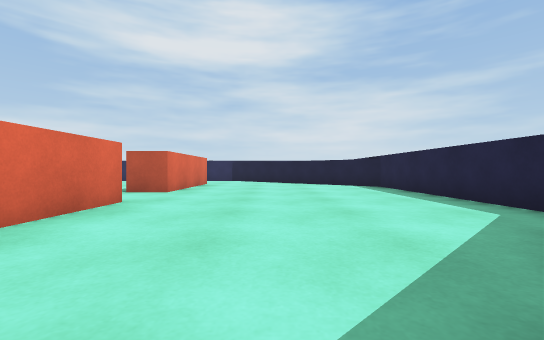
view 1 (above)

23 first-person views from a walk through a Unity game level. The camera is 0.54 m above the floor, looks level and sees 90° across. The floor is counted in squares, 1 m on a side. Each view is taken from the middle of a square. On the plan, view 1 faces up. The plan holds only what a view shows up to about 9 squares ahead; the rest is blank.

view 2
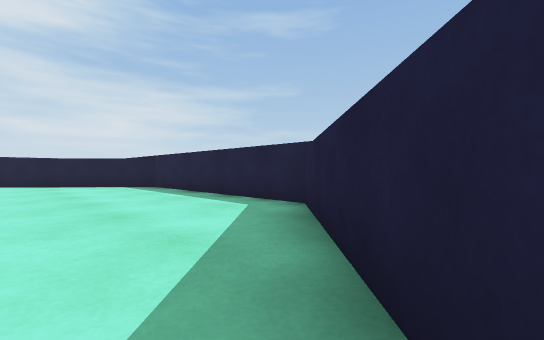

view 3
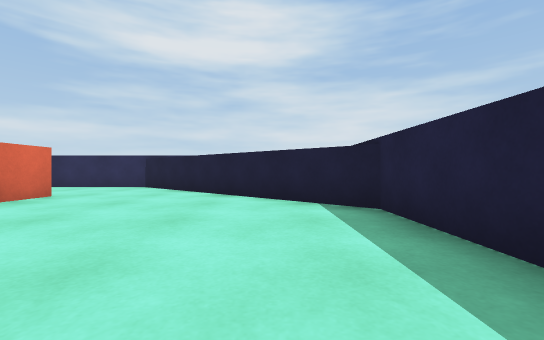

view 4
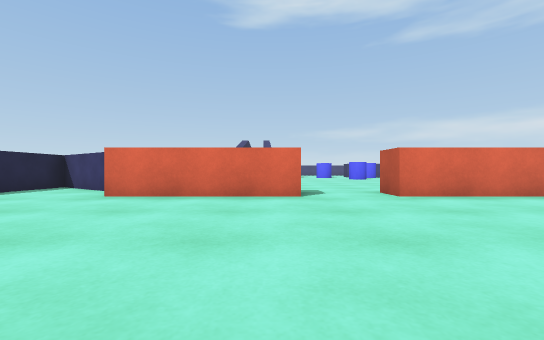

view 5
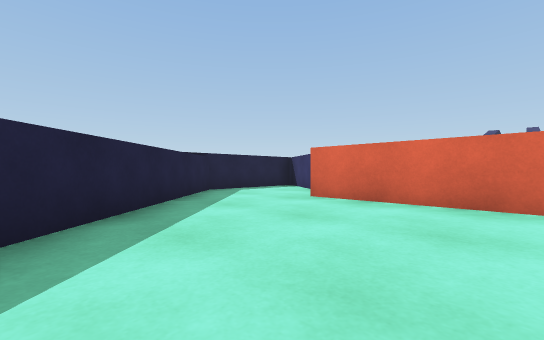

view 6
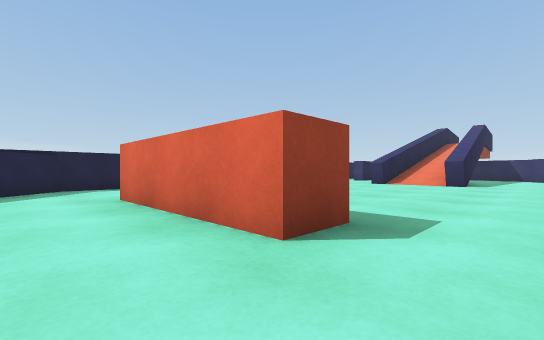

view 7
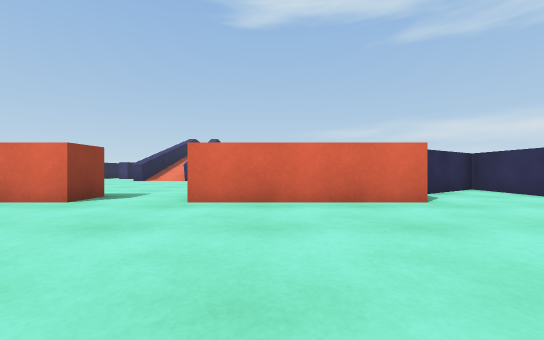

view 8
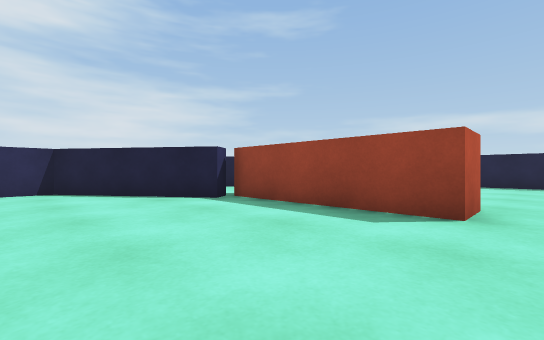

view 9
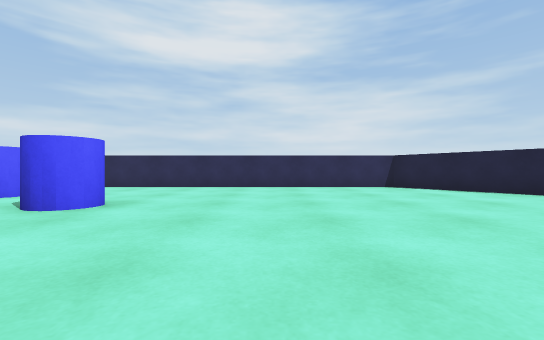

view 10
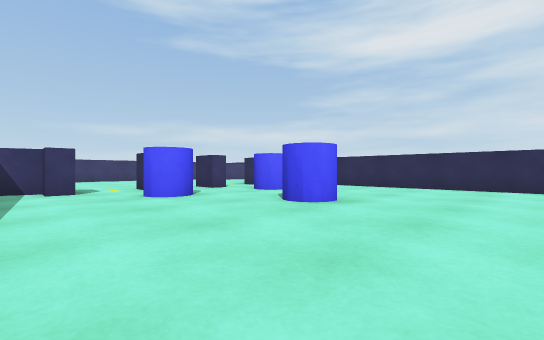

view 11
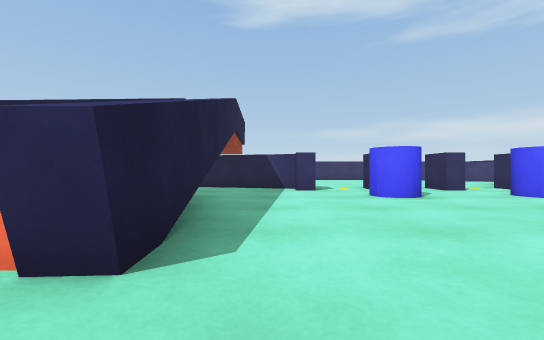

view 12
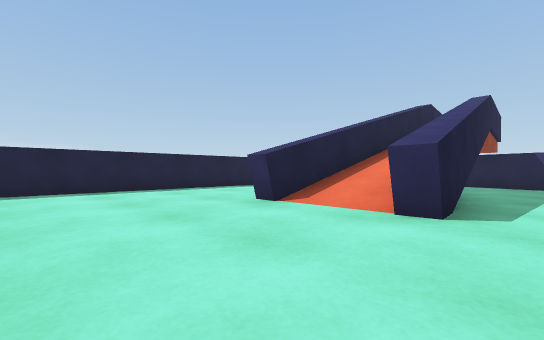

view 13
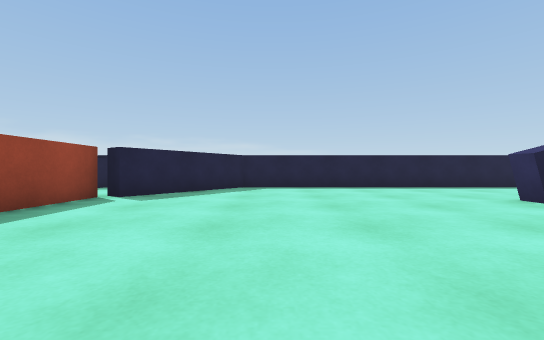

view 14
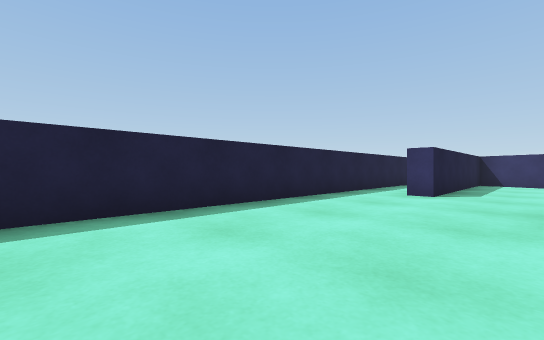

view 15
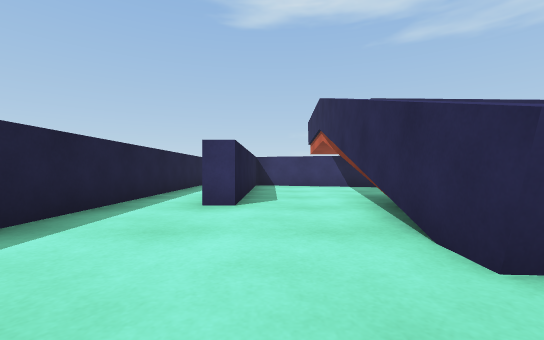

view 16
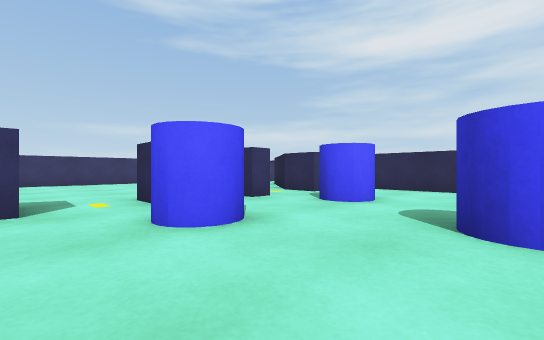

view 17
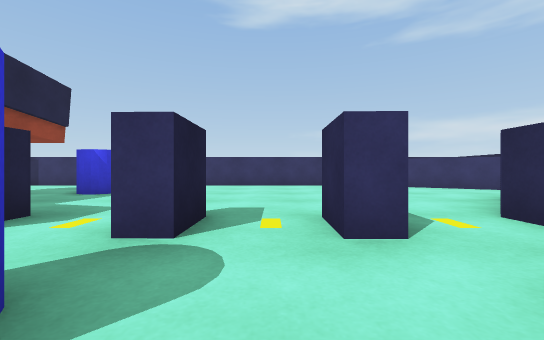

view 18
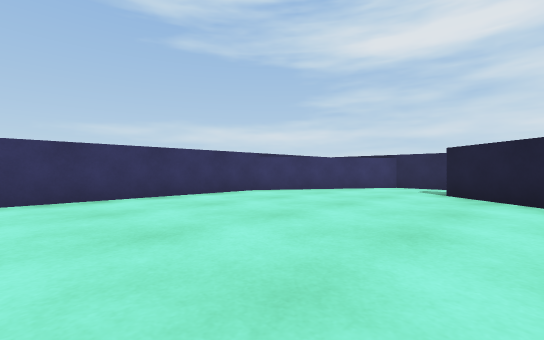

view 19
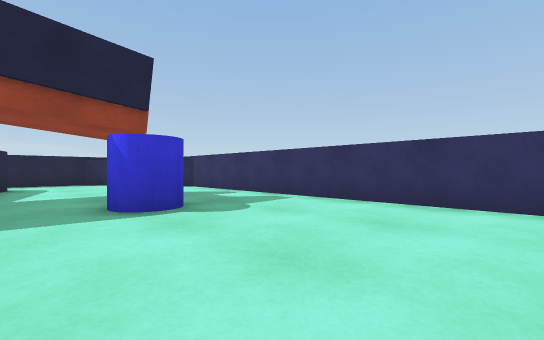

view 20
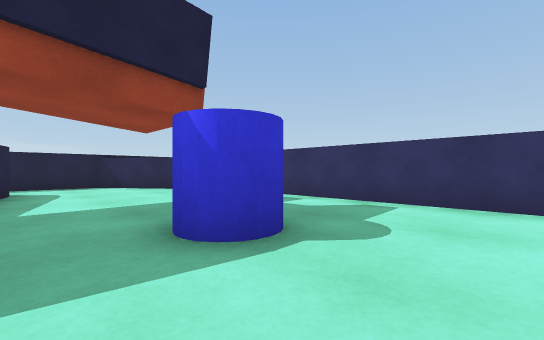

view 21
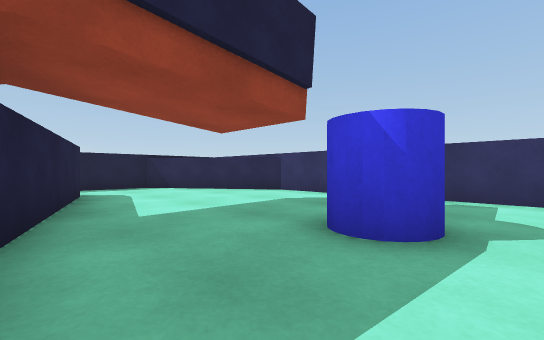

view 22
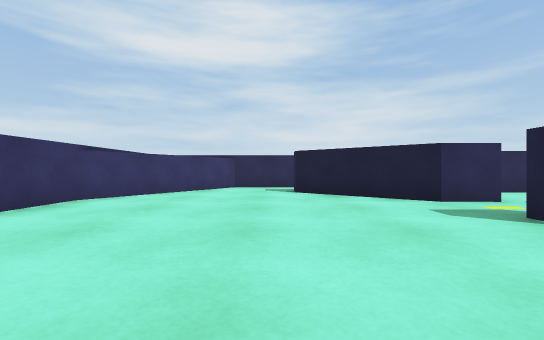

view 23
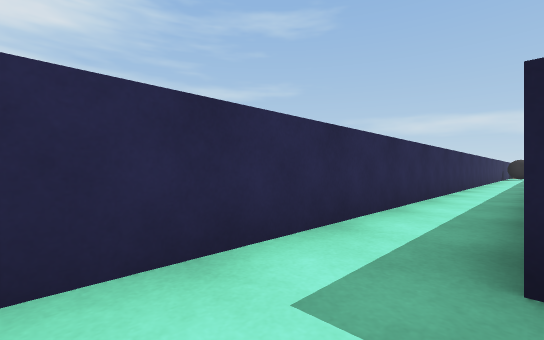

### Floor plan
Ten units are one square. View 1 is at (0, 0); x grows to the right and y downward. Boxes are objects, and circles mark ways between rooms. Rooms are numbered by the first view taken in them; rooms with no view inside come last. Other rooms are left out.
<svg viewBox="-250 -160 290 190">
<path fill="none" stroke="#000" d="M-25 -47 -25 -5M-25 -106 -25 -66M-39 2 -55 25 -20 25 35 -28 35 -88 -20 -136 -56 -136 -41 -115M-151 -40 -113 -42 -112 -37M-136 -36 -167 -34M-179 -55 -195 3M-152 -17 -165 -17M-167 -20 -113 -17 -113 -12 -151 -14M-185 -120 -204 -136 -204 -141M-109 -155 -222 -155 -245 -118 -245 -9 -222 25 -61 25 -40 -6 -35 -3 -35 -26M-192 6 -141 6 -141 11M-201 6 -190 -35M-40 -105 -62 -136 -165 -136M-36 -46 -25 -47M-25 -66 -35 -66 -35 -108"/>
<rect x="-225" y="-55" width="20" height="10" fill="#bbb"><title>blue cylinder</title></rect>
<rect x="-185" y="-65" width="20" height="10" fill="#bbb"><title>block</title></rect>
<rect x="-185" y="-85" width="20" height="10" fill="#bbb"><title>block</title></rect>
<rect x="-185" y="-105" width="20" height="10" fill="#bbb"><title>block</title></rect>
<rect x="-185" y="-125" width="20" height="10" fill="#bbb"><title>block</title></rect>
<rect x="-165" y="-85" width="20" height="20" fill="#bbb"><title>blue cylinder</title></rect>
<rect x="-165" y="-115" width="20" height="20" fill="#bbb"><title>blue cylinder</title></rect>
<rect x="-135" y="-95" width="10" height="10" fill="#bbb"><title>blue cylinder</title></rect>
<circle cx="-30" cy="-55" r="3" fill="#2a7"/>
<text x="0" y="-60">1</text>
<text x="-140" y="-70">2</text>
</svg>
Room 1 opens to room 2.

Where each view was taken, in squares from view 1:
view 1: 0 up, 0 right, facing up
view 2: 0 up, 0 right, facing up-right
view 3: 5 up, 2 right, facing up
view 4: 4 up, 3 right, facing left
view 5: 4 up, 2 right, facing down-left
view 6: 6 up, 1 left, facing down-left
view 7: 8 up, 2 right, facing left
view 8: 6 up, 7 left, facing up-right
view 9: 5 up, 10 left, facing up
view 10: 5 up, 10 left, facing up-left
view 11: 5 up, 10 left, facing left
view 12: 5 up, 8 left, facing down-left
view 13: 6 up, 7 left, facing down
view 14: 1 up, 8 left, facing down-left
view 15: 0 up, 10 left, facing left
view 16: 6 up, 13 left, facing up-left
view 17: 9 up, 15 left, facing left
view 18: 7 up, 19 left, facing up-left
view 19: 9 up, 20 left, facing down-left
view 20: 7 up, 20 left, facing down-left
view 21: 6 up, 19 left, facing down-left
view 22: 7 up, 21 left, facing up
view 23: 14 up, 22 left, facing up-right
